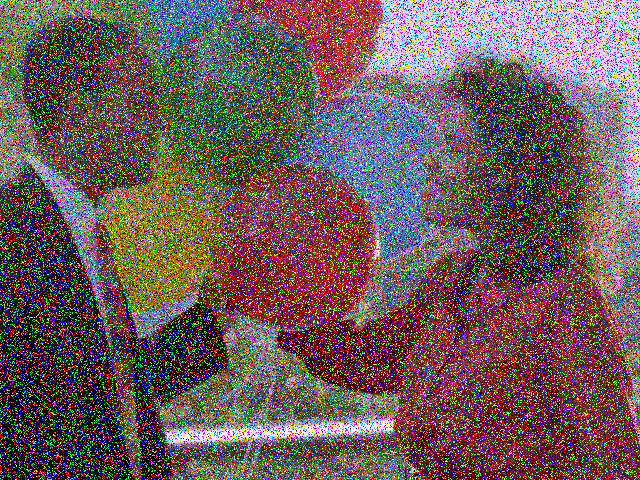
#> input picture HỌC MÁY VÀ ỨNG DỤNG/LAB1/Lab1_197CT09996_NguyenHoanMinhTan/exercise/balloons_noisy.png, 640 x 480 px
$ jupyter execute --allow-errors Lab1_197CT09996_NguyenHoanMinhTan.ipynb   (shell and % lines are left out)
#> lines starting #> are read from the running program, lines starting #| are printed output that depends on the picture
**1 Cài Đặt Thư Viện**

**2 Viết chương trình xử lý ảnh cơ bản**

**2.1 Nạp ảnh sử dụng thư viện python imgae library(PIL)**

[cell 1]
from PIL import Image
import numpy as np
#> (the rest of this cell did not finish here and is left out)

**2.2 nạp ảnh sử dụng lệnh thư viện iimageio**

[cell 2]
import numpy as np
import imageio.v2 as iio
import matplotlib.pylab as plt
#> (the rest of this cell did not finish here and is left out)

**2.3 độ phân giải ảnh**
- Viết Chương Trình nạp ảnh màu và chuyển sang ảnh GrayscaleGrayscale

[cell 3]
import numpy as np
import imageio.v2 as iio
import matplotlib.pylab as plt
#> (the rest of this cell did not finish here and is left out)

- Viết chương trình nạp ảnh grayscale và giảm 4 bit thấp, giữ 4 bi cao và lưu tên là birdF0.png

[cell 4]
import numpy as np
import imageio.v2 as iio
import matplotlib.pylab as plt
#> (the rest of this cell did not finish here and is left out)

**Bài tập tạo ảnh mới birde0.png và bird80.png với intensity resolution là 0xc0 và 0x80. kết quả**

[cell 5]
import numpy as np
import imageio.v2 as iio
import matplotlib.pylab as plt
#> (the rest of this cell did not finish here and is left out)

[cell 6]
import numpy as np
import imageio.v2 as iio
import matplotlib.pylab as plt
#> (the rest of this cell did not finish here and is left out)

**2.4 Màu Sắc với hệ RGB**

[cell 7]
import numpy as np
import imageio.v2 as iio
import matplotlib.pylab as plt
#> (the rest of this cell did not finish here and is left out)

**2.5 Màu sắc hệt HSV**

[cell 8]
import numpy as np
import imageio.v2 as iio
import matplotlib.pylab as plt
import colorsys

a = colorsys.rgb_to_hsv(255, 0, 0)
#> a = (0, 1, 255)
b = colorsys.rgb_to_hsv(1, 0, 0)
c = colorsys.rgb_to_hsv(0, 225, 0)
d = colorsys.hsv_to_rgb(1, 1, 255)
print(a)
#| (0.0, 1.0, 255)
print(b)
print(c)
print(d)

**2.6 Ứng dụng chuyển đổi hệ màu**

[cell 9]
import numpy as np
import imageio.v2 as iio
import matplotlib.pylab as plt
import colorsys

#> (the rest of this cell did not finish here and is left out)

**2.7 Lọc ảnh**

- mean filter

[cell 10]
import numpy as np
import imageio.v2 as iio
import scipy.ndimage as sn
import matplotlib.pylab as plt
import colorsys

#> (the rest of this cell did not finish here and is left out)

- median filter

[cell 11]
import numpy as np
import imageio.v2 as iio
import scipy.ndimage as sn
import matplotlib.pylab as plt
import colorsys

#> (the rest of this cell did not finish here and is left out)

- max filter

[cell 12]
import numpy as np
import imageio.v2 as iio
import scipy.ndimage as sn
import matplotlib.pylab as plt
import colorsys

#> (the rest of this cell did not finish here and is left out)

- min filter

[cell 13]
import numpy as np
import imageio.v2 as iio
import scipy.ndimage as sn
import matplotlib.pylab as plt
import colorsys

#> (the rest of this cell did not finish here and is left out)

**3 Bai Tap**

**1 Viet chuong trinh nap 1 anh va luu thanh 3 anh voi 3 mau khac nhau**

[cell 14]
import numpy as np
import imageio.v2 as iio
import matplotlib.pylab as plt
data = iio.imread('exercise/balloons_noisy.png')
#> data is the input picture: shape (480, 640, 3); mean R, G, B 109.1, 92, 89.9
plt.imshow(data)
plt.show()

[cell 15]
import numpy as np
import imageio.v2 as iio
import matplotlib.pylab as plt
data = iio.imread('exercise/balloons_noisy.png')

plt.subplot(2,2,1)
plt.title("Red channel")
plt.imshow(data[:,:,0], cmap = 'Reds')
iio.imsave('exercise/balloons_noisy_red.png', data[:,:,0])
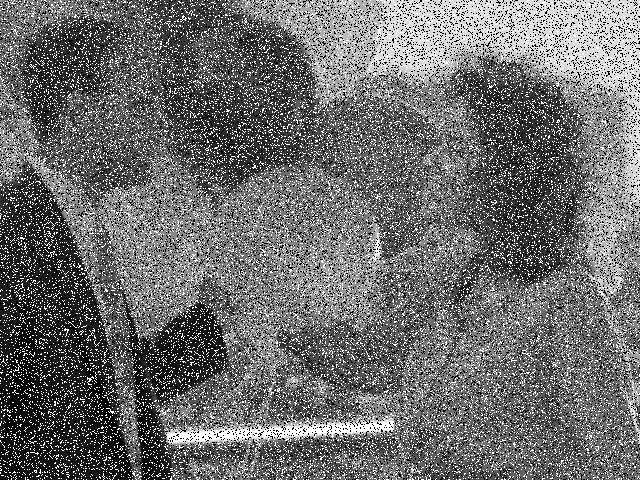
#> saved as balloons_noisy_red.png: shape (480, 640); min 0, max 255, mean 109.1
plt.show()
data.shape

plt.subplot(2,2,2)
plt.title("Green channel")
plt.imshow(data[:,:,1], cmap = 'Greens')
iio.imsave('exercise/balloons_noisy_greengreen.png', data[:,:,1])
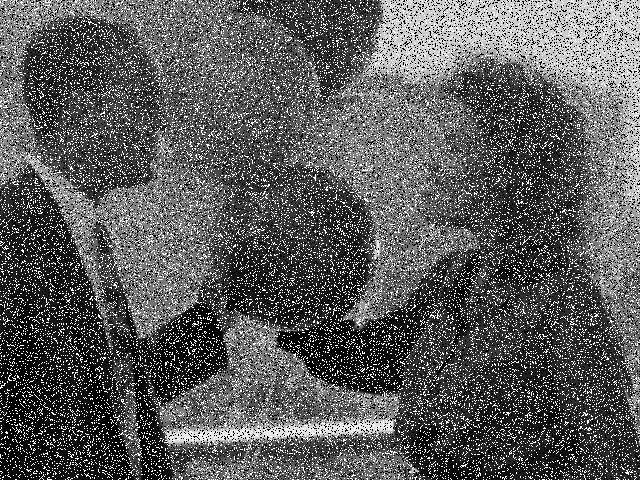
#> saved as balloons_noisy_greengreen.png: shape (480, 640); min 0, max 255, mean 92
plt.show()
data.shape

plt.subplot(2,2,3)
plt.title("Blue channel")
plt.imshow(data[:,:,2], cmap = 'Blues')
iio.imsave('exercise/balloons_noisy_blueblue.png', data[:,:,2])
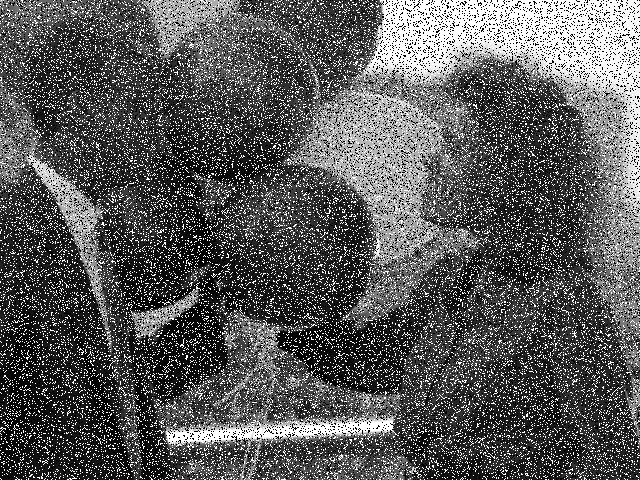
#> saved as balloons_noisy_blueblue.png: shape (480, 640); min 0, max 255, mean 89.9
plt.show()
data.shape
#> Out = (480, 640, 3)

**2 Viet chuong trinh nhap anh va hoan doi gia tri cac mau**

[cell 16]
import numpy as np
import imageio.v2 as iio
import matplotlib.pylab as plt
data = iio.imread('exercise/flower.jpeg')
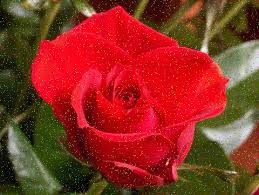
#> input picture HỌC MÁY VÀ ỨNG DỤNG/LAB1/Lab1_197CT09996_NguyenHoanMinhTan/exercise/flower.jpeg, 259 x 195 px
#> data is the input picture: shape (195, 259, 3); mean R, G, B 138.9, 49.1, 35
swapped = data[:,:,[1,0,2]]
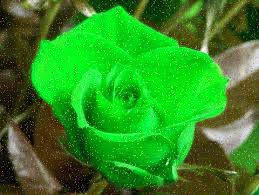
#> swapped: shape (195, 259, 3); mean R, G, B 49.1, 138.9, 35
iio.imwrite('exercise/flower_xanhla.png',swapped)
plt.subplot(1,2,1)
plt.imshow(data)
plt.subplot(1,2,2)
plt.imshow(swapped)
plt.show()

**3 chuyen sang HSV va luu thanh 3 anh voi 3 mau khac nhau**

[cell 17]
import numpy as np
import imageio.v2 as iio
import matplotlib.pylab as plt
import colorsys
img = iio.imread('exercise/flower.jpeg')
rgb2hsv = np.vectorize(colorsys.rgb_to_hsv)
h,s,v = rgb2hsv(img[:,:,0]/255, img[:,:,1]/255, img[:,:,2]/255)
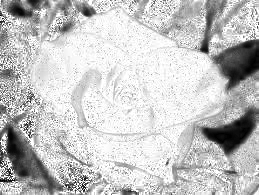
#> s: shape (195, 259) float64; min 0, max 1, mean 0.767

iio.imwrite('exercise/h.png', (h * 255).astype(np.uint8))
iio.imwrite('exercise/s.png', (s * 255).astype(np.uint8))
iio.imwrite('exercise/v.png', (v * 255).astype(np.uint8))

**4 chuyen sang HSV va thay doi Hnew = 1/3 Hold va Vnew = 3/4 Vold**

[cell 18]
import numpy as np
import imageio.v2 as iio
import matplotlib.pylab as plt
import colorsys
h = h/3
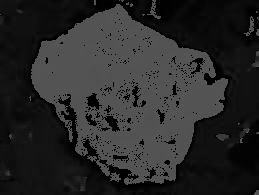
#> h: shape (195, 259) float64; min 0, max 0.333, mean 0.161
v = v*0.75
hsv2rgb = np.vectorize(colorsys.hsv_to_rgb)
r,g,b=hsv2rgb(h,s,v)
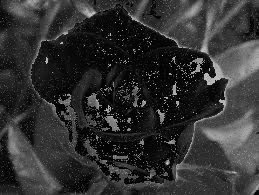
#> r: shape (195, 259) float64; min 0, max 0.75, mean 0.193
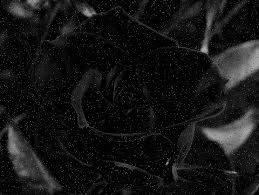
#> b: shape (195, 259) float64; min 0, max 0.691, mean 0.0862
rgb_new = np.dstack((r,g,b))*255
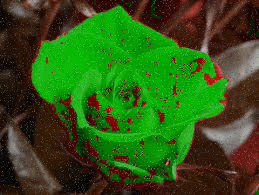
#> rgb_new: shape (195, 259, 3) float64; mean of channels 0, 1, 2 49.2, 86, 22; drawn as R, G, B
iio.imwrite('exercise/hsv_modified.png', rgb_new.astype(np.uint8))
